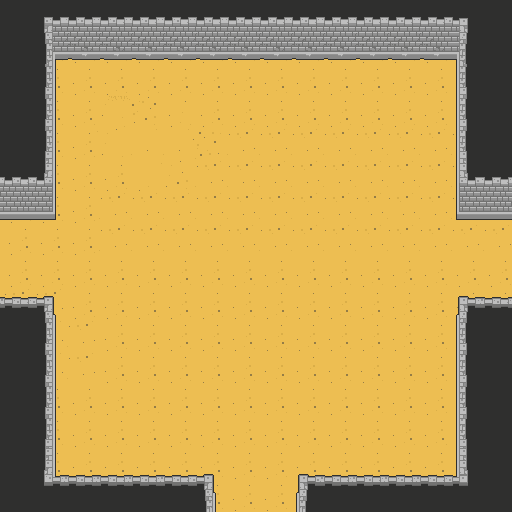

Rendered tile map (Tiled .tmx) drawn with the repository's tilesets; below, a short description and the full map source, tile grids included:
An orthogonal 16x16 tile map with 32x32 px tiles, 3 tile layers (BackGround, Ground, Walls1), 2 tilesets and 16 objects (10x Wall, 3x Warp, 2x Enemy, Player).

<map version="1.4" tiledversion="2020.08.05" orientation="orthogonal" renderorder="right-down" width="16" height="16" tilewidth="32" tileheight="32" infinite="0" nextlayerid="6" nextobjectid="38">
 <editorsettings>
  <export target="." format="json" />
 </editorsettings>
 <tileset firstgid="1" source="Arena.tsx" />
 <tileset firstgid="273" source="Dungeon.tsx" />
 <layer id="1" name="BackGround" width="16" height="16">
  <data encoding="csv">
18,18,18,18,18,18,18,18,18,18,18,18,18,18,18,18,
18,18,18,18,18,18,18,18,18,18,18,18,18,18,18,18,
18,18,18,18,18,18,18,18,18,18,18,18,18,18,18,18,
18,18,18,18,18,18,18,18,18,18,18,18,18,18,18,18,
18,18,18,18,18,18,18,18,18,18,18,18,18,18,18,18,
18,18,18,18,18,18,18,18,18,18,18,18,18,18,18,18,
18,18,18,18,18,18,18,18,18,18,18,18,18,18,18,18,
18,18,18,18,18,18,18,18,18,18,18,18,18,18,18,18,
18,18,18,18,18,18,18,18,18,18,18,18,18,18,18,18,
18,18,18,18,18,18,18,18,18,18,18,18,18,18,18,18,
18,18,18,18,18,18,18,18,18,18,18,18,18,18,18,18,
18,18,18,18,18,18,18,18,18,18,18,18,18,18,18,18,
18,18,18,18,18,18,18,18,18,18,18,18,18,18,18,18,
18,18,18,18,18,18,18,18,18,18,18,18,18,18,18,18,
18,18,18,18,18,18,18,18,18,18,18,18,18,18,18,18,
18,18,18,18,18,18,18,18,18,18,18,18,18,18,18,18
</data>
 </layer>
 <layer id="5" name="Ground" width="16" height="16">
  <data encoding="csv">
132,132,132,132,132,132,132,132,132,132,132,132,132,132,132,132,
132,148,148,148,148,148,148,148,148,148,148,148,148,148,148,148,
132,148,148,148,148,148,148,148,148,148,148,148,148,148,148,148,
132,148,148,137,129,150,148,148,148,148,148,148,148,148,148,148,
132,148,148,133,136,136,145,132,132,132,132,132,132,132,132,132,
148,148,148,148,152,131,132,132,132,132,132,132,132,132,132,132,
148,148,148,132,132,132,132,132,132,132,132,132,132,132,132,132,
148,148,148,132,132,132,132,132,132,132,132,132,132,132,132,132,
148,148,148,148,148,148,148,148,148,148,148,148,148,148,148,148,
132,132,148,148,148,148,148,148,148,148,148,148,148,148,148,148,
132,132,132,148,148,148,148,148,148,148,148,148,148,148,148,148,
132,132,132,148,148,148,148,148,148,148,148,148,148,148,148,148,
148,148,148,148,148,148,148,148,148,148,148,148,148,148,148,148,
148,148,148,148,148,148,148,148,148,148,148,148,148,148,148,148,
148,148,148,148,148,148,148,148,148,148,148,148,148,148,148,148,
148,148,148,148,148,148,148,148,148,148,148,148,148,148,148,148
</data>
 </layer>
 <layer id="3" name="Walls1" width="16" height="16">
  <data encoding="csv">
18,4,34,34,34,34,34,34,34,34,34,34,34,34,6,18,
18,20,28,28,28,28,28,28,28,28,28,28,28,28,22,18,
18,19,0,0,0,0,0,0,0,0,0,0,0,0,17,18,
18,19,0,0,0,0,0,0,0,0,0,0,0,0,17,18,
18,19,0,0,0,0,0,0,0,0,0,0,0,0,17,18,
34,35,0,0,0,0,0,0,0,0,0,0,0,0,33,34,
50,51,0,0,0,0,0,0,0,0,0,0,0,0,49,50,
0,0,0,0,0,0,0,0,0,0,0,0,0,0,0,0,
0,0,0,0,0,0,0,0,0,0,0,0,0,0,0,0,
2,3,0,0,0,0,0,0,0,0,0,0,0,0,1,2,
18,19,0,0,0,0,0,0,0,0,0,0,0,0,17,18,
18,19,0,0,0,0,0,0,0,0,0,0,0,0,17,18,
18,19,0,0,0,0,0,0,0,0,0,0,0,0,17,18,
18,19,0,0,0,0,0,0,0,0,0,0,0,0,17,18,
18,36,37,37,37,37,98,0,0,99,37,37,37,37,38,18,
18,52,53,53,53,53,114,0,0,115,53,53,53,53,54,18
</data>
 </layer>
 <objectgroup id="2" name="Objektebene 1">
  <object id="1" type="Wall" x="32" y="4.333" width="432" height="55" />
  <object id="2" type="Wall" x="0" y="33.3337" width="51.6667" height="183" />
  <object id="10" type="Warp" x="19" y="228" width="20" height="60">
   <properties>
    <property name="map" value="Level5.tmx" />
    <property name="target" value="west" />
   </properties>
  </object>
  <object id="14" type="Warp" x="466" y="228.333" width="20" height="60">
   <properties>
    <property name="map" value="Level4.tmx" />
    <property name="target" value="east" />
   </properties>
  </object>
  <object id="16" type="Warp" x="223" y="470.333" width="64" height="21">
   <properties>
    <property name="map" value="Level0.tmx" />
    <property name="target" value="south" />
   </properties>
  </object>
  <object id="17" type="Wall" x="0.16665" y="297.5" width="51.6667" height="183" />
  <object id="18" type="Wall" x="31.5" y="477.5" width="181" height="33" />
  <object id="28" type="Wall" x="456.917" y="34.9172" width="51.6667" height="183" />
  <object id="29" type="Wall" x="457.083" y="297.084" width="51.6667" height="183" />
  <object id="30" type="Wall" x="298.417" y="478.084" width="181" height="33" />
  <object id="31" type="Player" x="143" y="369">
   <point />
  </object>
  <object id="33" type="Wall" x="193.167" y="499.834" width="131.667" height="12.3333" />
  <object id="34" type="Wall" x="-4.1669" y="214.167" width="14.3337" height="90.3333" />
  <object id="35" type="Wall" x="496.167" y="210.167" width="15.0003" height="94.3333" />
  <object id="36" type="Enemy" x="181" y="174">
   <properties>
    <property name="class" value="Imp" />
   </properties>
   <point />
  </object>
  <object id="37" type="Enemy" x="255" y="389">
   <properties>
    <property name="class" value="Imp" />
   </properties>
   <point />
  </object>
 </objectgroup>
</map>
